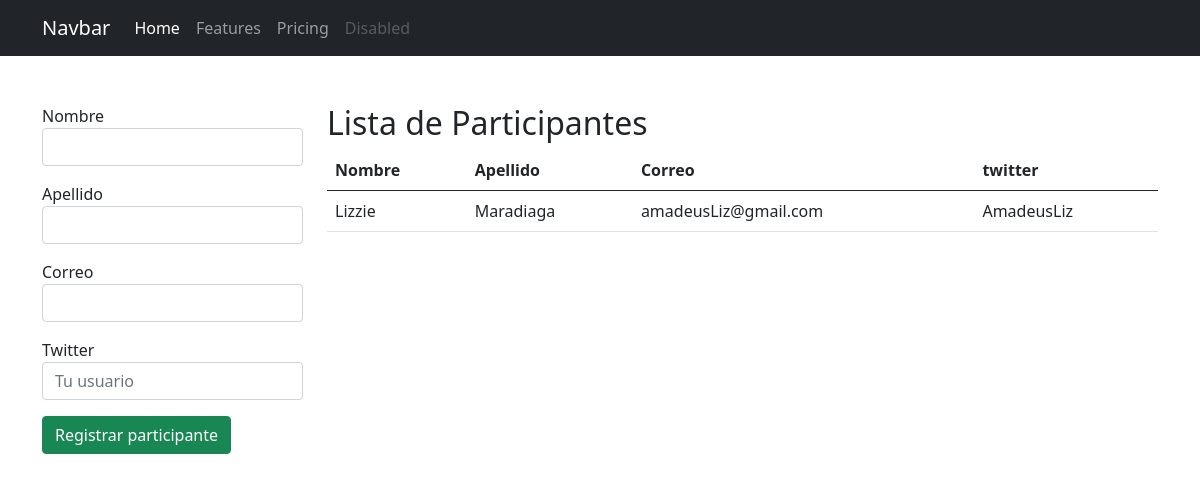
The page /participantes/ on the database as committed earlier.
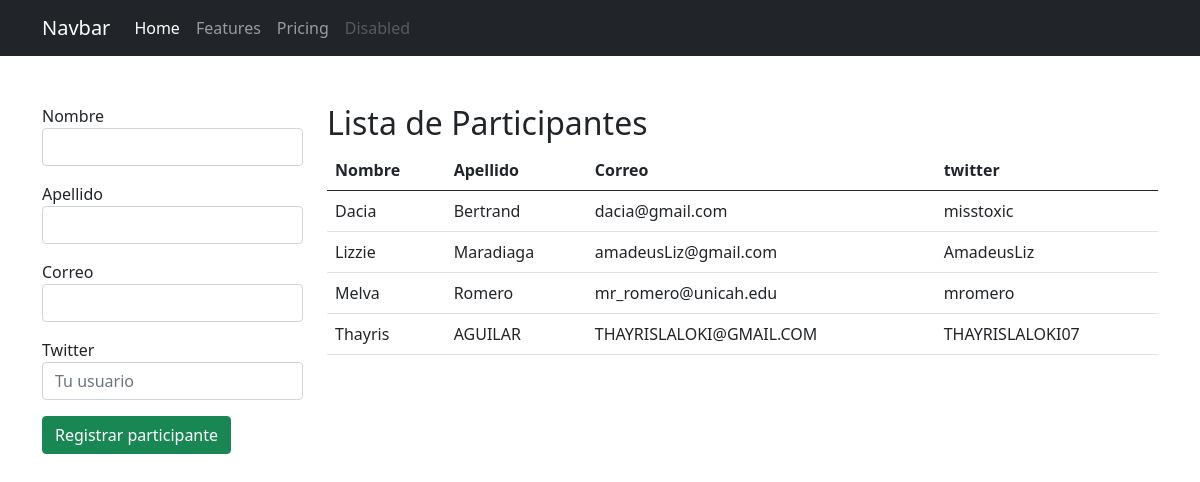
The same page on the database as committed later.
### app_registro/models.py (models this page shows, shortened)
class Participante(models.Model):
    nombre = models.CharField(max_length=25)
    apellido = models.CharField(max_length=25)
    correo = models.EmailField()
    twitter = models.CharField(max_length=35, null=True, blank=True)

### app_registro/views.py (the view, shortened to what this page needs)
# urls.py: path('participantes/',views.participantes, name="participantes"),
def participantes(request):
    data = Participante.objects.all().order_by('nombre')
    ctx = {
        'participantes': data
    }
    return render(request, 'registro/participantes.html', ctx)

### app_registro/templates/registro/participantes.html (shortened to what this page needs)
{% extends "base.html" %}
{% block container %}
    <div class="row">
        <div class="col-3">
            <form action="{% url 'participantes' %}" method="post">
                <div class="mb-3">
                    <label for="nombre">Nombre</label>
                    <input type="text" name="nombre" id="nombre" class="form-control" required autofocus>
                </div>
                <div class="mb-3">
                    <label for="apellido">Apellido</label>
                    <input type="text" name="apellido" id="apellido" class="form-control" required>
                </div>
                <div class="mb-3">
                    <label for="correo">Correo</label>
                    <input type="email" name="correo" id="correo" class="form-control" required>
                </div>
                <div class="mb-3">
                    <label for="twitter">Twitter</label>
                    <input type="text" name="twitter" id="twitter" class="form-control" placeholder="Tu usuario" required>
                </div>
                <div class="mb-3">
                    <input type="submit" class="btn btn-success" value="Registrar participante">
                </div>
            </form>
        </div>
        <div class="col-9">
            <h2>Lista de Participantes</h2>
            <table class="table table-hover">
                <thead>
                    <tr>
                        <th>Nombre</th>
                        <th>Apellido</th>
                        <th>Correo</th>
                        <th>twitter</th>
                    </tr>
                </thead>
                <tbody>
                    {% for p in participantes %}
                    <tr>
                        <td>{{ p.nombre }}</td>
                        <td>{{ p.apellido }}</td>
                        <td>{{ p.correo }}</td>
                        <td>
                            {{ p.twitter|default_if_none:'-' }}
                        </td>
                    </tr>
                    {% endfor %}
                </tbody>
            </table>
        </div>
    </div>
{% endblock %}

### global_templates/base.html (shortened to what this page needs)
<!DOCTYPE html>
<html lang="en">
<head>
    <link href="https://cdn.jsdelivr.net/npm/bootstrap@5.0.1/dist/css/bootstrap.min.css" rel="stylesheet">
</head>
<body>
    <nav class="navbar navbar-expand-lg navbar-dark bg-dark">
        <div class="container">
            <a class="navbar-brand" href="#">Navbar</a>
            <div class="collapse navbar-collapse" id="navbarNavAltMarkup">
            <div class="navbar-nav">
                <a class="nav-link active" aria-current="page" href="/">Home</a>
                <a class="nav-link" href="#">Features</a>
                <a class="nav-link" href="#">Pricing</a>
                <a class="nav-link disabled" href="#" tabindex="-1" aria-disabled="true">Disabled</a>
            </div>
            </div>
        </div>
    </nav>
    <div class="container mt-5">
        {% block container %}{% endblock %}
    </div>
</body>
</html>

Rows that differ between the two databases and show on the page:
added Participante: nombre "Dacia", apellido "Bertrand", correo "dacia@gmail.com", twitter "misstoxic"
added Participante: nombre "Melva", apellido "Romero", correo "mr_romero@unicah.edu", twitter "mromero"
added Participante: nombre "Thayris", apellido "AGUILAR", correo "THAYRISLALOKI@GMAIL.COM", twitter "THAYRISLALOKI07"
